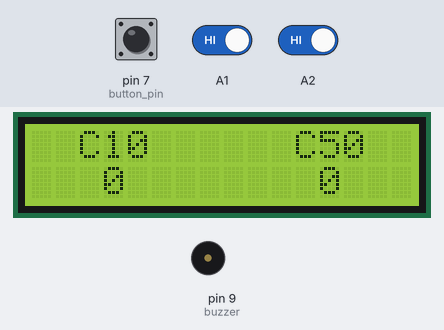
A sketch run on a simulated Arduino Uno, built with avr-gcc and run on an emulated ATmega328P. Parts: 16×2 character LCD, buzzer (waves = sounding). The test bench sets the inputs (shaded band); at power-on: pin 7 (button_pin) HIGH, A1 HIGH, A2 HIGH.

Above: at 4.2 s.
4.3 s: pin 7 (button_pin) pulled LOW for 0.15 s
At 4.6 s:
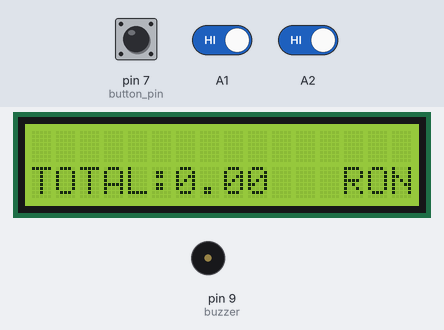
5.9 s: A1 driven LOW
At 6.6 s:
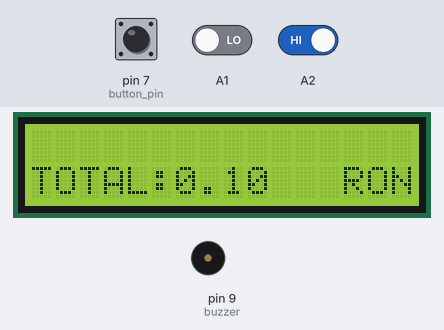
7.7 s: A2 driven LOW
At 9.0 s:
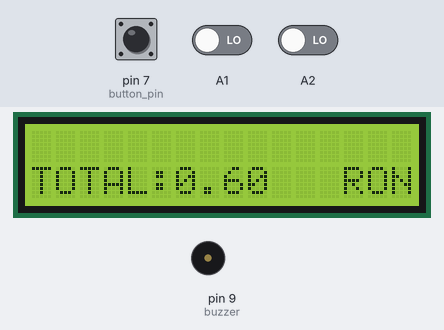
9.5 s: pin 7 (button_pin) pulled LOW for 1 s
At 10.8 s:
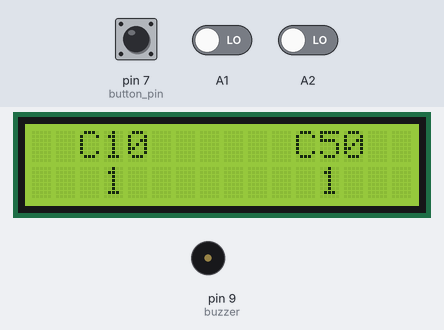
12.0 s: pin 7 (button_pin) pulled LOW for 3.2 s
At 12.7 s:
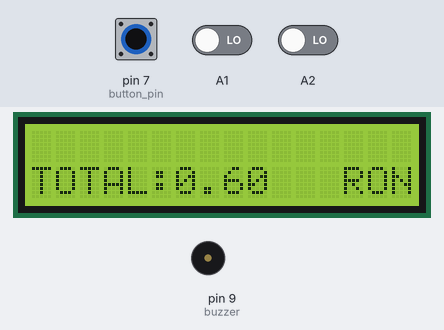
Timing chart, 0 to 15.0 s (numbered marks = the images above; inputs shaded):
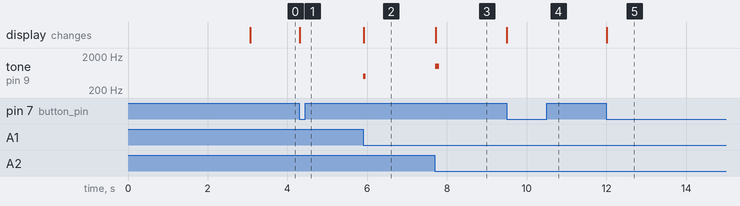

Measured:
- after the input at 4.3 s, the display: changes at once (image 1)
- after the input at 5.9 s, tone on pin 9 (buzzer): silent → 500 Hz at once, → silent 0.05 s later; the display: changes at once (image 2)
- after the input at 7.7 s, tone on pin 9 (buzzer): silent → 1000 Hz at once, → silent 0.11 s later; the display: changes at once (image 3)
- after the input at 9.5 s, the display: changes at once (image 4)
- after the input at 12.0 s, the display: changes at once (image 5)

The sketch:

CoinSortingArduino.ino
```cpp
/* Project: Coin sorting
 * Student: Circiu Delia Maria

Pins descriptions:
 * LCD RS pin to digital pin 12
 * LCD Enable pin to digital pin 11
 * LCD D4 pin to digital pin 5
 * LCD D5 pin to digital pin 4
 * LCD D6 pin to digital pin 3
 * LCD D7 pin to digital pin 2
 * LCD R/W pin to ground
 * LCD VSS pin to ground
 * LCD VCC pin to 5V*/

#include <LiquidCrystal.h>

//define const variables
const int rs = 12, en = 11, d4 = 5, d5 = 4, d6 = 3, d7 = 2;
const int button_pin = 7;
const int buzzer = 9;

//define variables
int value_sensor_1 = 0,value_sensor_2 = 0;
int counter_sensor_1 = 0, counter_sensor_2 = 0;
int flag_detection_1 =0, flag_detection_2 = 0;
int current_button_state;
int last_button_state = LOW;
float total_money = 0;
int display_state = 0;
int buzzer_counter = 0;

//LCD initialization
LiquidCrystal lcd(rs, en, d4, d5, d6, d7);

void setup()
{
  //set analog pin as digital inputs
  pinMode(A1, INPUT);
  pinMode(A2, INPUT);

 // set up the LCD's number of columns and rows:
 lcd.begin(16, 2);

 // initialize the pushbutton pin as an input:
 pinMode(button_pin, INPUT);

 pinMode(buzzer, OUTPUT);

 lcd.setCursor(0,1);
 lcd.print("  CIRCIU DELIA  ");
 lcd.setCursor(0,0);
 lcd.print("  COIN COUNTER  ");
 delay(3000);
 lcd.clear();
}

void loop()
{
  //process data
  if((digitalRead(A1) == LOW) && (flag_detection_1 == 0))
  {
    counter_sensor_1++;
    total_money += 0.1;
    flag_detection_1 = 1;
    tone(buzzer, 500);
  }
  else if((digitalRead(A1) == HIGH) && (flag_detection_1 == 1))
  {
    //reset flag detection
    flag_detection_1 = 0;
  }

    if((digitalRead(A2) == LOW) && (flag_detection_2 == 0))
  {
    counter_sensor_2++;
    total_money += 0.5;
    flag_detection_2 = 1;
    tone(buzzer, 1000);
  }
  else if((digitalRead(A2) == HIGH) && (flag_detection_2 == 1))
  {
    //reset flag detection
    flag_detection_2 = 0;
  }

  // read the button:
  current_button_state = digitalRead(button_pin);

if((last_button_state != current_button_state) && (current_button_state == LOW))
  {
    display_state = ~display_state;

    // reset LCD text
    lcd.clear();
  }
  last_button_state = current_button_state;


 //display data
  if(display_state == 0)
  {
  lcd.setCursor(0,0);
  lcd.print("  C10      C50   ");

  lcd.setCursor(3,1);
  lcd.print(counter_sensor_1);

  lcd.setCursor(12,1);
  lcd.print(counter_sensor_2);
  }
  else
  {
  lcd.setCursor(0,1);
  lcd.print("TOTAL:       RON");

  lcd.setCursor(6,1);
  lcd.print(total_money,2);
  }

  //delay 1ms
  delay(10);
  buzzer_counter++;

  //delay 200ms for buzzer
  if(buzzer_counter >= 20)
  {
  //stop buzzer
  noTone(buzzer);

  //reset counter
  buzzer_counter = 0;
  }
}
```
